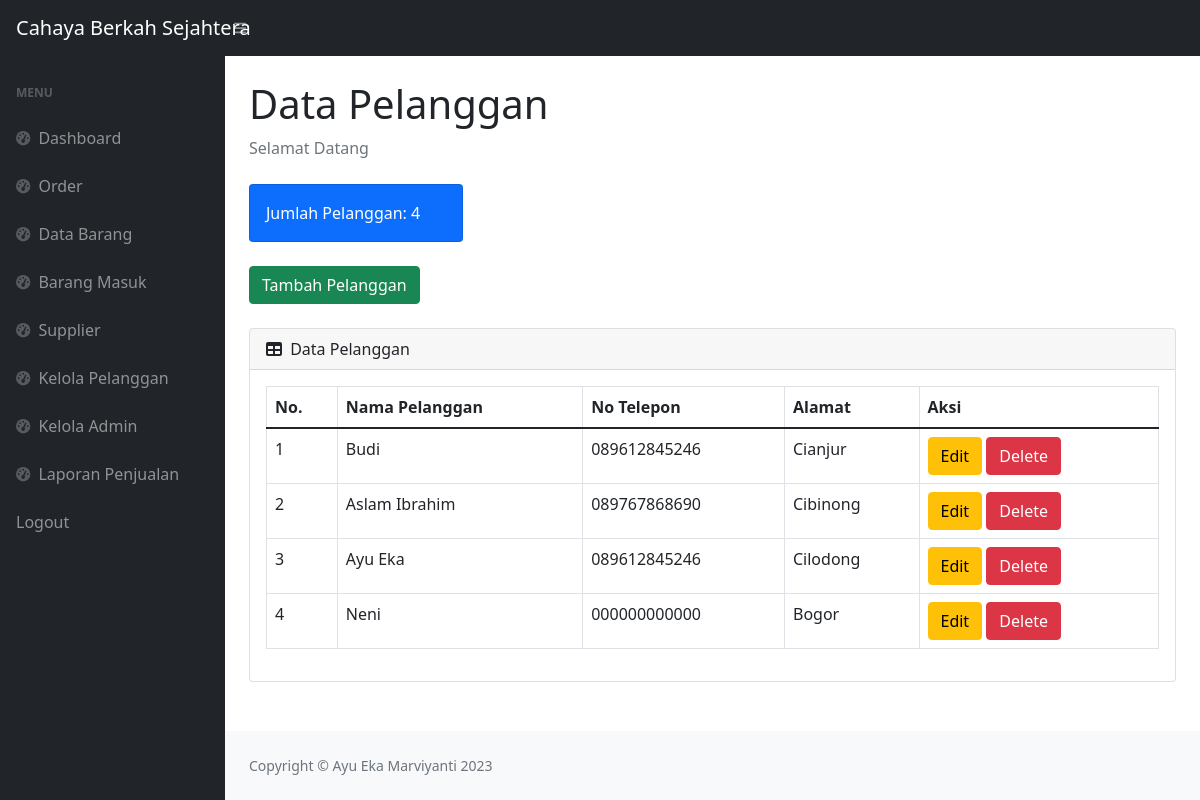
The app's page /pelanggan.php with its own data.
### tables this page shows
CREATE TABLE `pelanggan` (
  `idpelanggan` int(11) NOT NULL,
  `namapelanggan` varchar(30) NOT NULL,
  `notelp` varchar(15) NOT NULL,
  `alamat` text NOT NULL
);

### pelanggan.php (the view, shortened to what this page needs)
<?php
require 'function02.php';
$h1 = mysqli_query($conn, "select * from pelanggan");
$h2 = mysqli_num_rows($h1);
?>
<!DOCTYPE html>
<html lang="en">
<head>
    <link href="https://cdn.jsdelivr.net/npm/simple-datatables@latest/dist/style.css" rel="stylesheet" />
    <link href="css/styles.css" rel="stylesheet" />
</head>
<body class="sb-nav-fixed">
    <nav class="sb-topnav navbar navbar-expand navbar-dark bg-dark">
        <a class="navbar-brand ps-3" href="pelanggan.php">Cahaya Berkah Sejahtera</a>
        <button class="btn btn-link btn-sm order-1 order-lg-0 me-4 me-lg-0" id="sidebarToggle" href="#!"><i class="fas fa-bars"></i></button>
    </nav>
    <div id="layoutSidenav">
        <div id="layoutSidenav_nav">
            <nav class="sb-sidenav accordion sb-sidenav-dark" id="sidenavAccordion">
                <div class="sb-sidenav-menu">
                    <div class="nav">
                        <div class="sb-sidenav-menu-heading">Menu</div>
                        <a class="nav-link" href="index02.php">
                            <div class="sb-nav-link-icon"><i class="fas fa-tachometer-alt"></i></div>
                            Dashboard
                        </a>
                        <a class="nav-link" href="transaksi.php">
                            <div class="sb-nav-link-icon"><i class="fas fa-tachometer-alt"></i></div>
                            Order
                        </a>
                        <a class="nav-link" href="stock02.php">
                            <div class="sb-nav-link-icon"><i class="fas fa-tachometer-alt"></i></div>
                            Data Barang
                        </a>
                        <a class="nav-link" href="masuk02.php">
                            <div class="sb-nav-link-icon"><i class="fas fa-tachometer-alt"></i></div>
                            Barang Masuk
                        </a>
                        <a class="nav-link" href="">
                            <div class="sb-nav-link-icon"><i class="fas fa-tachometer-alt"></i></div>
                            Supplier
                        </a>
                        <a class="nav-link" href="pelanggan.php">
                            <div class="sb-nav-link-icon"><i class="fas fa-tachometer-alt"></i></div>
                            Kelola Pelanggan
                        </a>
                        <a class="nav-link" href="">
                            <div class="sb-nav-link-icon"><i class="fas fa-tachometer-alt"></i></div>
                            Kelola Admin
                        </a>
                        <a class="nav-link" href="laporan02.php">
                            <div class="sb-nav-link-icon"><i class="fas fa-tachometer-alt"></i></div>
                            Laporan Penjualan
                        </a>
                        <a class="nav-link" href="logout.php">
                            Logout
                        </a>
                    </div>
                </div>
            </nav>
        </div>
        <div id="layoutSidenav_content">
            <main>
                <div class="container-fluid px-4">
                    <h1 class="mt-4">Data Pelanggan</h1>
                    <ol class="breadcrumb mb-4">
                        <li class="breadcrumb-item active">Selamat Datang</li>
                    </ol>
                    <div class="row">
                        <div class="col-xl-3 col-md-6">
                            <div class="card bg-primary text-white mb-4">
                                <div class="card-body">Jumlah Pelanggan: <?= $h2; ?></div>
                            </div>
                        </div>
                    </div>
                    <button type="button" class="btn btn-success mb-4" data-bs-toggle="modal" data-bs-target="#exampleModal">
                        Tambah Pelanggan
                    </button>
                    <div class="card mb-4">
                        <div class="card-header">
                            <i class="fas fa-table me-1"></i>
                            Data Pelanggan
                        </div>
                        <div class="card-body">
                            <div class="table-responsive">
                                <table class="table table-bordered" id="dataTable" width="100%" collspacing="0">
                                    <thead>
                                        <tr>
                                            <th>No.</th>
                                            <th>Nama Pelanggan</th>
                                            <th>No Telepon</th>
                                            <th>Alamat</th>
                                            <th>Aksi</th>
                                        </tr>
                                    </thead>
                                    <tbody>
                                        <?php
                                        $get = mysqli_query($conn, "select * from pelanggan");
                                        $i = 1;
                                        while ($p = mysqli_fetch_array($get)) {
                                            $namapelanggan = $p['namapelanggan'];
                                            $notelp = $p['notelp'];
                                            $alamat = $p['alamat'];
                                            $idpl = $p['idpelanggan'];
                                        ?>
                                            <tr>
                                                <td><?= $i++; ?></td>
                                                <td><?= $namapelanggan; ?></td>
                                                <td><?= $notelp; ?></td>
                                                <td><?= $alamat; ?></td>
                                                <td><button type="button" class="btn btn-warning" data-bs-toggle="modal" data-bs-target="#edit<?= $idpl; ?>">
                                                        Edit
                                                    </button>
                                                    <button type="button" class="btn btn-danger" data-bs-toggle="modal" data-bs-target="#delete<?= $idpl; ?>">
                                                        Delete
                                                    </button>
                                                </td>
                                            </tr>
                                        <?php
                                        };
                                        ?>
                                    </tbody>
                                </table>
                            </div>
                        </div>
                    </div>
            </main>
            <footer class="py-4 bg-light mt-auto">
                <div class="container-fluid px-4">
                    <div class="d-flex align-items-center justify-content-between small">
                        <div class="text-muted">Copyright &copy; Ayu Eka Marviyanti 2023</div>
                    </div>
                </div>
            </footer>
        </div>
    </div>
</body>
</html>

### records on screen
pelanggan: namapelanggan "Budi", notelp "089612845246", alamat "Cianjur"
pelanggan: namapelanggan "Aslam Ibrahim", notelp "089767868690", alamat "Cibinong"
pelanggan: namapelanggan "Ayu Eka", notelp "089612845246", alamat "Cilodong"
pelanggan: namapelanggan "Neni", notelp "000000000000", alamat "Bogor"

### other values on screen
$h2 "4"
